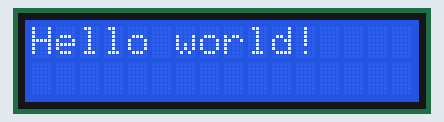
Simulated run of this sketch. Board: Arduino Uno, built with avr-gcc and run on an emulated ATmega328P. On the bench: 16×2 character LCD.

Above: at 0.1 s.

The sketch:

Arduino-pd06_tarefa1.ino
```cpp
// LiquidCrystal(RS, E, D4, D5, D6, D7)
#include <LiquidCrystal.h>
#define D10 10
#define D11 11
#define D12 12
#define D13 13
#define E 9
#define RS 8
LiquidCrystal LCD(RS, E, D10, D11, D12, D13);

void setup() {
 LCD.begin(16,2);
}

void loop() {
 LCD.print("Hello world!");
 delay(1000);
 LCD.clear();
}

/*Alteração dos cabos
de-para
9 - 8*
8 - 9*
7 - 13*
6 - 12*
5 - 11*
4 - 10*
*/
```
